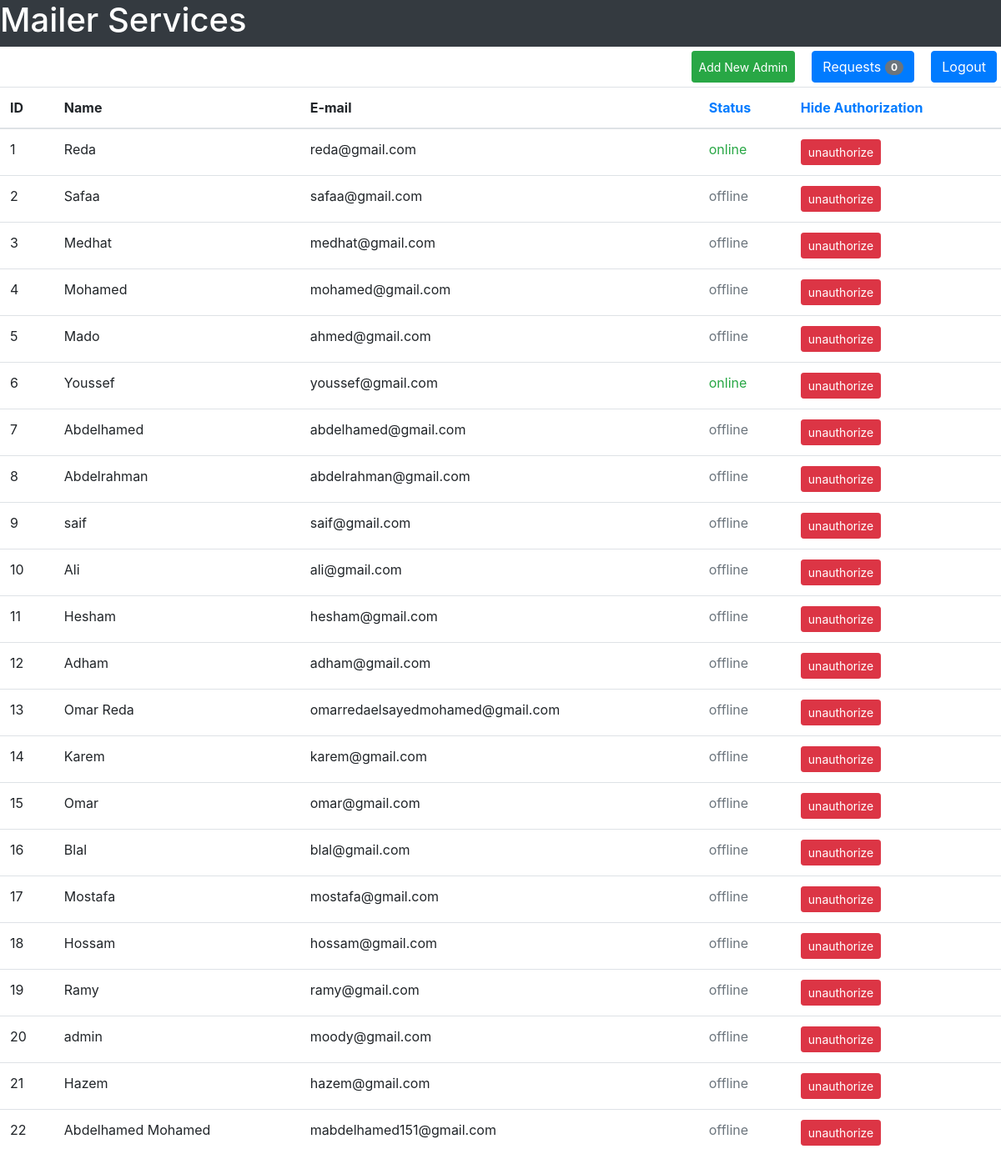
Page /admin/main-page (signed in) on the earlier database version.
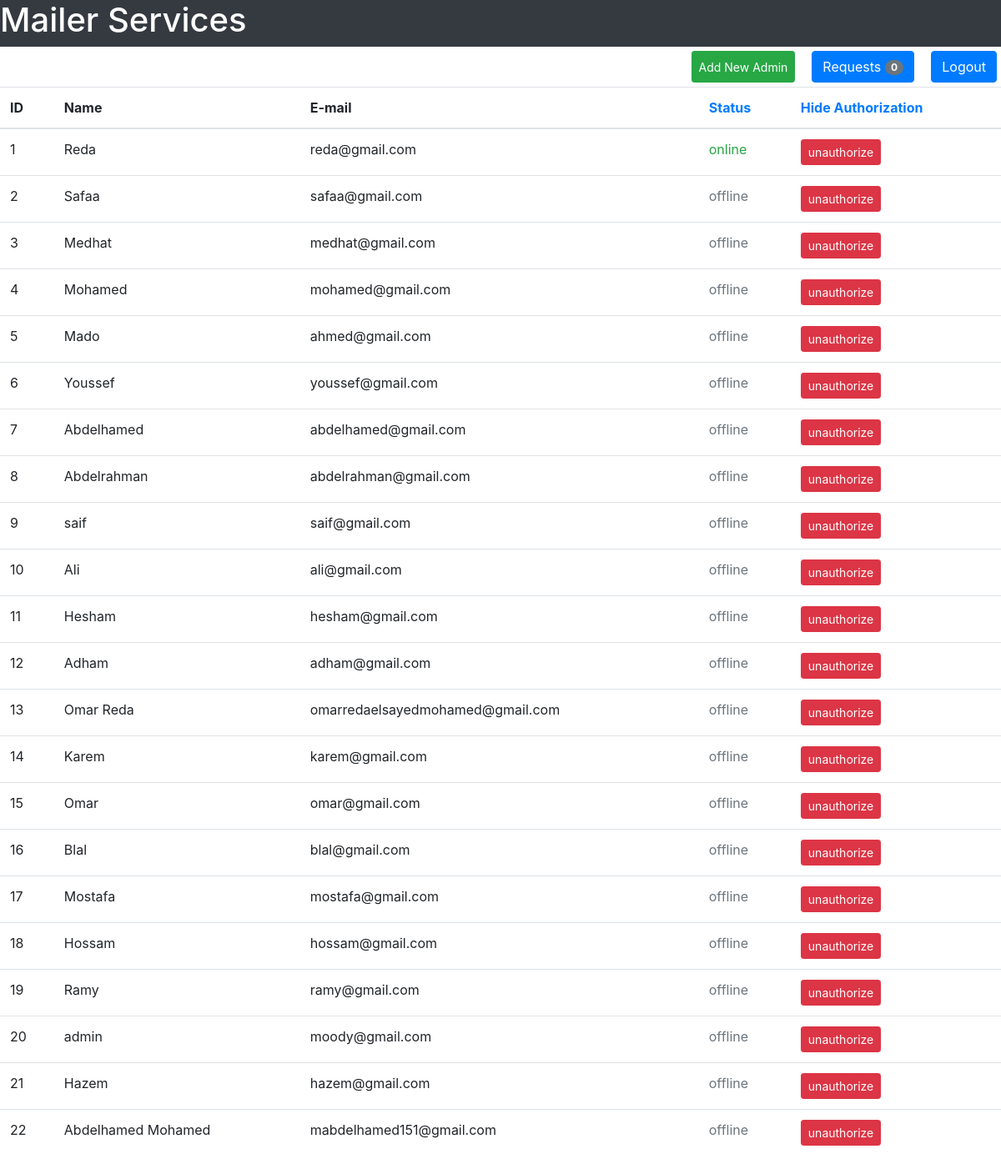
Same page on the later database version.
### tables this page shows
CREATE TABLE user(user_id INTEGER PRIMARY KEY, user_name TEXT NOT NULL, user_email TEXT NOT NULL, user_password TEXT  NOT NULL, user_gender TEXT NOT NULL, user_date_of_birth TEXT NOT NULL, user_city TEXT NOT NULL, user_country TEXT NOT NULL, user_contact INTEGER, user_account_creation_date TEXT NOT NULL, user_active INTEGER DEFAULT 0 CHECK(user_active == 1 OR user_active == 0), visits INTEGER DEFAULT 0, UNIQUE(user_email));

### Admin/admins.py (the view)
@admin_bp.route("/admin/main-page")
def admin_page():
    if check_authentication() == False:
        return redirect(url_for('forms_bp.login_form_page'))
    sqlite_connection = sqlite3.connect("MAIL_DB.db")
    check_unauthorized_query = """SELECT user_email FROM unauthorize;"""
    db_unauthorized_mails = sqlite_connection.execute(check_unauthorized_query)
    un_authorized_mails = []
    for mail in db_unauthorized_mails:
        un_authorized_mails.append(mail[0])
    select_all_users = """SELECT user_id, user_name, user_email, user_active FROM user;"""
    db_all_users = sqlite_connection.execute(select_all_users)
    user_data = {}
    all_users = []
    for user in db_all_users:
        user_data["user_id"] = user[0]
        user_data["user_name"] = user[1]
        user_data["user_email"] = user[2]
        user_data["user_status"] = user[3]
        user_data["user_authorized"] = True
        for mail in un_authorized_mails:
            if mail == user[2]:
                user_data["user_authorized"] = False
                break
        all_users.append(user_data)
        user_data = {}
        waiting_requests = get_all_waiting_requests()
    return render_template("admin_templates/admin.html", all_users=all_users, waiting_requests=waiting_requests)

### Admin/admins.py (called while the page is built)
def get_all_waiting_requests():
    check_authentication()
    sqlite_connection = sqlite3.connect("MAIL_DB.db")
    select_query = """SELECT waiting_id FROM waiting_list;"""
    db_all_requests = sqlite_connection.execute(select_query)
    counter = 0
    for req in db_all_requests:
        counter += 1
    sqlite_connection.close()
    return counter

### Forms/forms.py (called while the page is built)
def check_authentication():
    if session.get('email') == None:
        return False
    return True

### Admin/templates/admin_templates/admin.html (shortened to what this page needs)
<!DOCTYPE html>
<html lang = "en">
    <head>
        <link rel="stylesheet" href="https://maxcdn.bootstrapcdn.com/bootstrap/4.5.2/css/bootstrap.min.css">
    </head>
    <body>
        <div class = "container-fluid">
            <div class = "row bg-dark text-white">
                <h1>Mailer Services</h1>
            </div>
            <div class = "row">
                <div class = "row" style = "margin-left: auto;margin-top: 5px;margin-bottom: 5px;">
                        <button class = "btn btn-success btn-sm" style = "margin-right: 20px;" data-toggle = "modal" data-target = "#adminForm">Add New Admin</button>
                        <a href = "{{url_for('admin_bp.waiting_requests')}}" style = "margin-right: 20px;" class = "btn btn-primary">Requests <span class = "badge badge-pill badge-secondary" id = "waitingRequests"> {{waiting_requests}}</span></a>
                        <a href = "{{url_for('forms_bp.login_form_page')}}" class = "btn btn-primary" style = "margin-right: 20px;">Logout</a>
                    </div>
                <table class = "table">
                    <thead>
                        <tr>
                            <th>ID</th>
                            <th>Name</th>
                            <th>E-mail</th>
                            <th><a href = "#" class = "text-primary" id = "statusButton">Status</a></th>
                            <th><a href = "#" class = "text-primary" id = "showAuthorizationButton">Hide Authorization</a></th>
                        </tr>
                    </thead>
                    <tbody>
                        {% for user in all_users:%}
                        <tr>
                            <td>{{user["user_id"]}}</td>
                            <td>{{user["user_name"]}}</td>
                            <td id = "userMail">{{user["user_email"]}}</td>
                            {% if user["user_status"] == 1 %}
                                <td class = "text-success" id = "userStatus">online</td>
                            {% else %}
                                <td class = "text-secondary" id = "userStatus">offline</td>
                            {% endif %}
                            {% if user["user_authorized"] == True %}
                                <td><a href = "{{url_for('admin_bp.admin_unauthorize', user_mail = user['user_email'])}}" class = "btn btn-danger btn-sm" id = "authorizationButton">unauthorize</a></td>
                            {% else %}
                                <td><a href = "{{url_for('admin_bp.admin_authorize', user_mail = user['user_email'])}}" class = "btn btn-success btn-sm" id = "authorizationButton">authorize</a></td>
                            {% endif %}
                        </tr>
                        {% endfor %}
                    </tbody>
                </table>
            </div>
        </div>
    </body>
</html>

Differences in the rows shown:
changed user "Youssef": text "online" → "offline"
